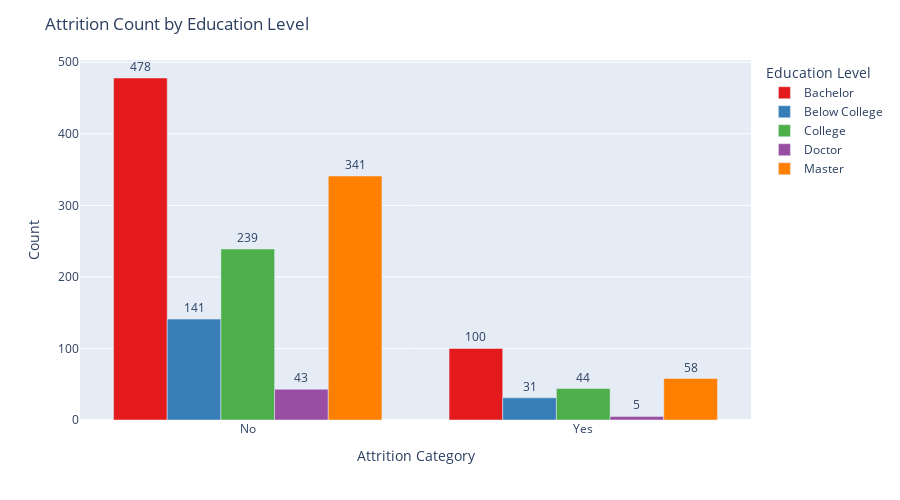

Notebook cell for this chart:
### Markdown cell above
### Count of Attrition by Education

### Code cell
import plotly.express as px

# Map numeric education codes to readable categories
education_map = {
    1: 'Below College',
    2: 'College',
    3: 'Bachelor',
    4: 'Master',
    5: 'Doctor'
}

df['Education_Mapped'] = df['Education'].map(education_map)

# Prepare grouped counts
grouped_counts = df.groupby(['Attrition_Category', 'Education_Mapped']).size().reset_index(name='Count')

# Create Plotly bar chart
fig = px.bar(grouped_counts,
             x='Attrition_Category',
             y='Count',
             color='Education_Mapped',
             barmode='group',
             text='Count',  # Show counts on bars
             color_discrete_sequence=px.colors.qualitative.Set1)

# Customize layout
fig.update_traces(textposition='outside')
fig.update_layout(title='Attrition Count by Education Level',
                  xaxis_title='Attrition Category',
                  yaxis_title='Count',
                  legend_title='Education Level',
                  width=900,
                  height=500)

fig.show()

### Figure 1 — Plotly figure (JSON) as saved in the notebook; plotly's stock layout.template omitted (floating-point values rounded to 4 significant figures)
{"data": [{"alignmentgroup": "True", "hovertemplate": "Education_Mapped=Bachelor<br>Attrition_Category=%{x}<br>Count=%{text}<extra></extra>", "legendgroup": "Bachelor", "marker": {"color": "rgb(228,26,28)", "pattern": {"shape": ""}}, "name": "Bachelor", "offsetgroup": "Bachelor", "orientation": "v", "showlegend": true, "text": [478.0, 100.0], "textposition": "outside", "type": "bar", "x": ["No", "Yes"], "xaxis": "x", "y": [478, 100], "yaxis": "y"}, {"alignmentgroup": "True", "hovertemplate": "Education_Mapped=Below College<br>Attrition_Category=%{x}<br>Count=%{text}<extra></extra>", "legendgroup": "Below College", "marker": {"color": "rgb(55,126,184)", "pattern": {"shape": ""}}, "name": "Below College", "offsetgroup": "Below College", "orientation": "v", "showlegend": true, "text": [141.0, 31.0], "textposition": "outside", "type": "bar", "x": ["No", "Yes"], "xaxis": "x", "y": [141, 31], "yaxis": "y"}, {"alignmentgroup": "True", "hovertemplate": "Education_Mapped=College<br>Attrition_Category=%{x}<br>Count=%{text}<extra></extra>", "legendgroup": "College", "marker": {"color": "rgb(77,175,74)", "pattern": {"shape": ""}}, "name": "College", "offsetgroup": "College", "orientation": "v", "showlegend": true, "text": [239.0, 44.0], "textposition": "outside", "type": "bar", "x": ["No", "Yes"], "xaxis": "x", "y": [239, 44], "yaxis": "y"}, {"alignmentgroup": "True", "hovertemplate": "Education_Mapped=Doctor<br>Attrition_Category=%{x}<br>Count=%{text}<extra></extra>", "legendgroup": "Doctor", "marker": {"color": "rgb(152,78,163)", "pattern": {"shape": ""}}, "name": "Doctor", "offsetgroup": "Doctor", "orientation": "v", "showlegend": true, "text": [43.0, 5.0], "textposition": "outside", "type": "bar", "x": ["No", "Yes"], "xaxis": "x", "y": [43, 5], "yaxis": "y"}, {"alignmentgroup": "True", "hovertemplate": "Education_Mapped=Master<br>Attrition_Category=%{x}<br>Count=%{text}<extra></extra>", "legendgroup": "Master", "marker": {"color": "rgb(255,127,0)", "pattern": {"shape": ""}}, "name": "Master", "offsetgroup": "Master", "orientation": "v", "showlegend": true, "text": [341.0, 58.0], "textposition": "outside", "type": "bar", "x": ["No", "Yes"], "xaxis": "x", "y": [341, 58], "yaxis": "y"}], "layout": {"barmode": "group", "height": 500, "legend": {"title": {"text": "Education Level"}, "tracegroupgap": 0}, "margin": {"t": 60}, "title": {"text": "Attrition Count by Education Level"}, "width": 900, "xaxis": {"anchor": "y", "domain": [0, 1], "title": {"text": "Attrition Category"}}, "yaxis": {"anchor": "x", "domain": [0, 1], "title": {"text": "Count"}}}}
